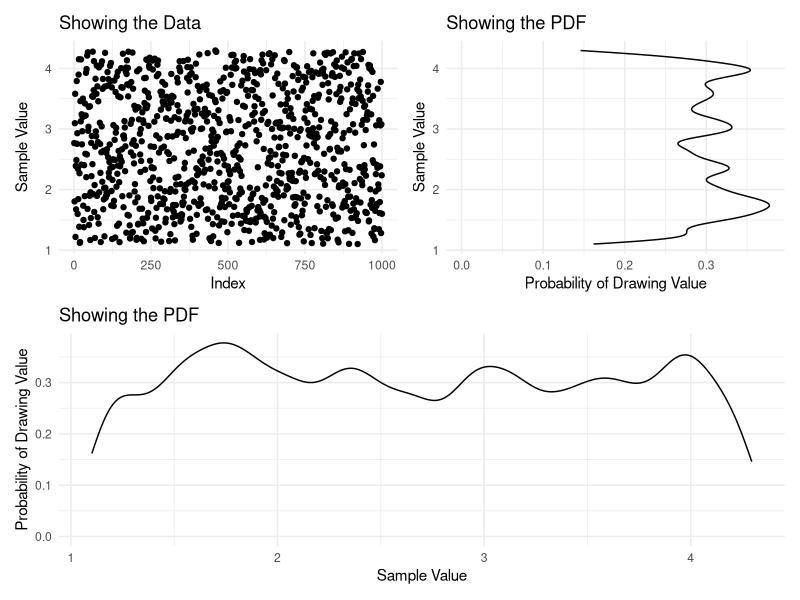
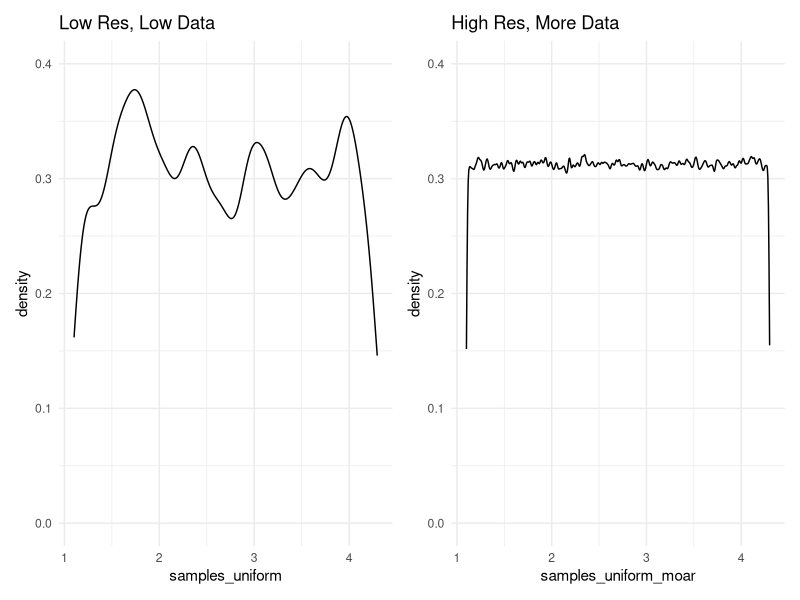
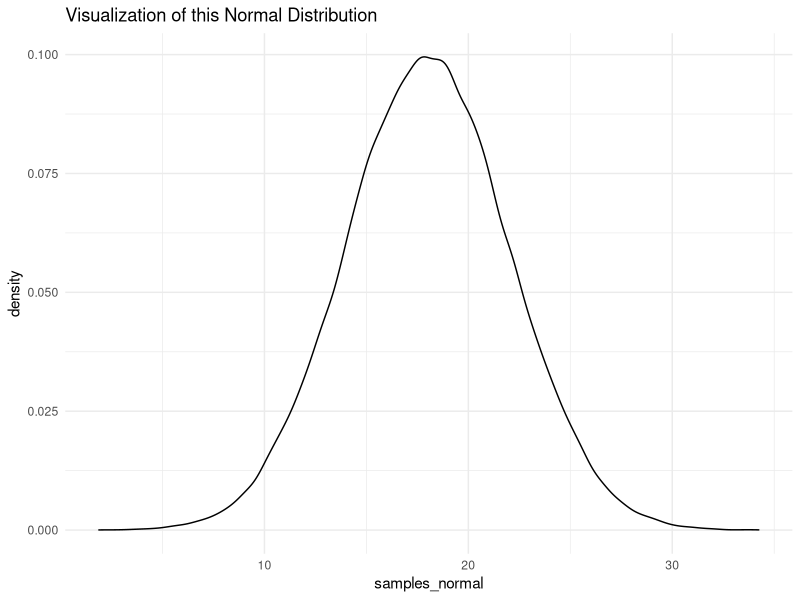
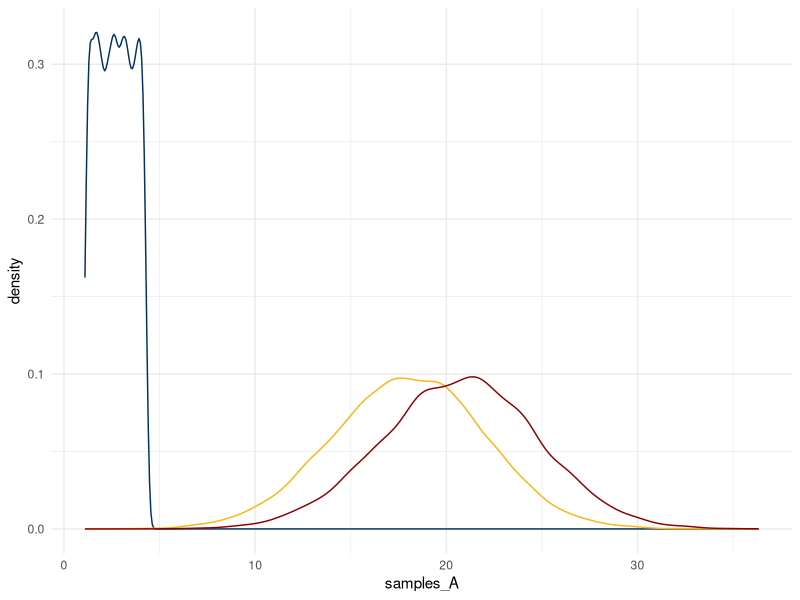

Write R code to recreate these figures, in order.
## ---- chunk 1
library(tidyverse)
library(patchwork)

theme_set(theme_minimal())
## ---- chunk 2
knitr::include_app('http://www.statistics.wtf/PDF_Explorer/', height="1000px")
## ---- chunk 3
samples_uniform <- runif(n=1000, min=1.1, max=4.3)
## ---- chunk 4
samples_uniform[1:20]
## ---- chunk 5
plot_full_data <- ggplot() + 
  aes(x=1:length(samples_uniform), y=samples_uniform) + 
  geom_point()  + 
  labs(
    title = 'Showing the Data', 
    y     = 'Sample Value', 
    x     = 'Index')

plot_density <- ggplot() + 
  aes(x=samples_uniform) + 
  geom_density(bw=0.1)   + 
  labs(
    title = 'Showing the PDF', 
    y     = 'Probability of Drawing Value', 
    x     = 'Sample Value')

(plot_full_data | (plot_density + coord_flip())) / 
  plot_density 
## ---- chunk 6
samples_uniform_moar <- runif(n=1000000, min=1.1, max=4.3)
## ---- chunk 7
plot_low_res <- ggplot()  + 
  aes(x=samples_uniform)  + 
  geom_density(bw=0.1)    + 
  lims(y=c(0,0.4))        + 
  labs(title = 'Low Res, Low Data')

plot_high_res <- ggplot()     + 
  aes(x=samples_uniform_moar) + 
  geom_density(bw=0.01)       + 
  lims(y=c(0,0.4))            + 
  labs(title = 'High Res, More Data')

plot_low_res | plot_high_res
## ---- chunk 8
samples_normal <- rnorm(n=100000, mean=18, sd=4)
## ---- chunk 9
samples_normal[1:20]
## ---- chunk 10
ggplot() + 
  aes(x=samples_normal) + 
  geom_density() + 
  labs(title='Visualization of this Normal Distribution')
## ---- chunk 11
samples_A <- runif(n=10000, min=1.1, max=4.3)
samples_B <- rnorm(n=10000, mean=18, sd=4)

samples_C <- samples_A + samples_B
## ---- chunk 12
plot_C <- ggplot() + 
  aes(x=samples_C) + 
  geom_density()

plot_C_and_A_and_B <- ggplot()   + 
  geom_density(aes(x=samples_A), color = '#003262') + 
  geom_density(aes(x=samples_B), color = '#FDB515') + 
  geom_density(aes(x=samples_C), color = 'darkred')

plot_C_and_A_and_B
